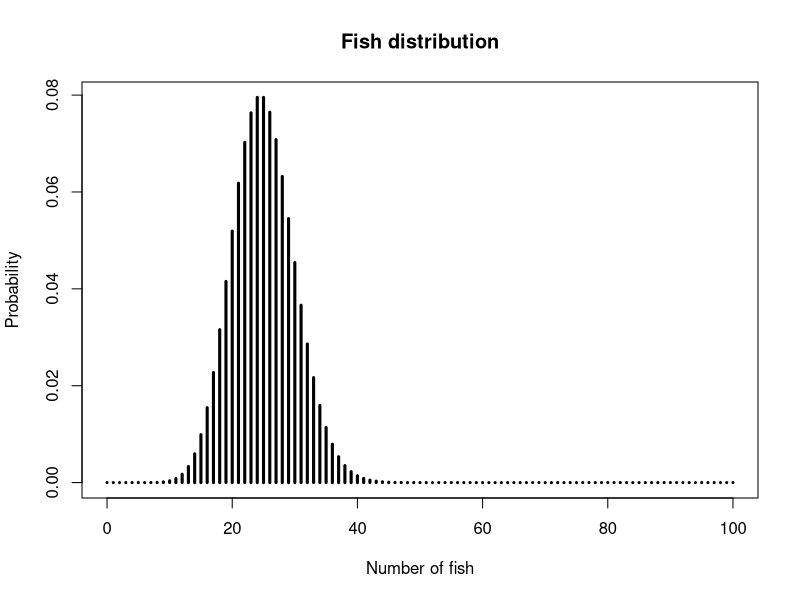
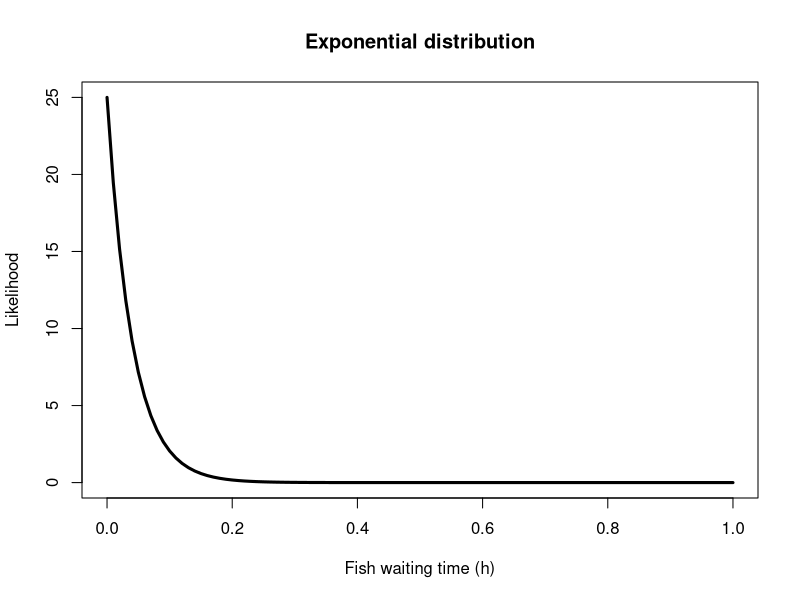
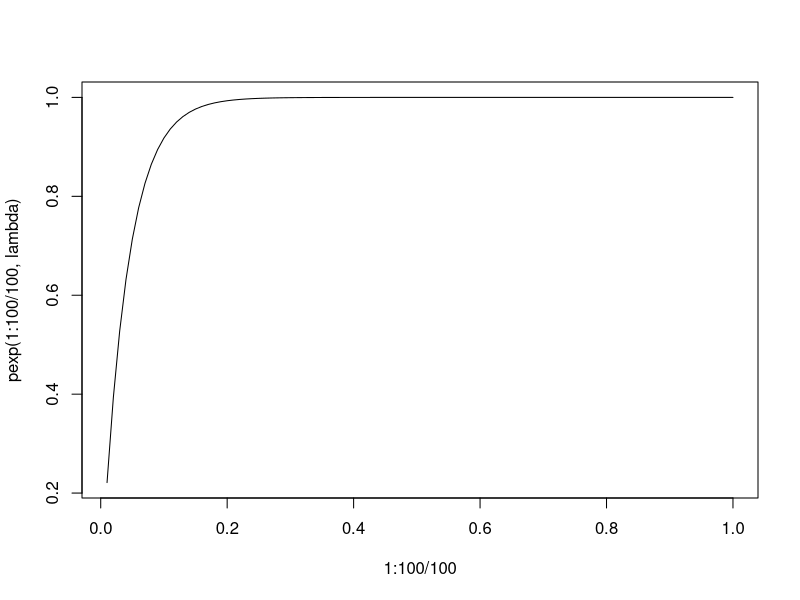

Write R code to recreate these figures, in order.
plotpmf<-function(x, pmf, main="no title provided", 
                  xlab="no xlab provided"){
  plot(x, pmf, type='h', main=main, lwd=3,
       ylab='Probability', xlab =xlab)
}

plotpdf<-function(x, pmf, main="no title provided", 
                  xlab="no xlab provided"){
  plot(x, pmf, type='l', main=main, lwd=3,
       ylab='Likelihood', xlab =xlab)
}

# Starting with the Poisson distribution
# We can do things by hand
# Let's model the number of fish that swim through the locks
#  in a one hour time span, which for the season in question 
#  averages to 25 fish per hour.
lambda=25

# Let's create the PMF
x<-0:100

pmf=lambda^x*exp(-lambda)/factorial(x)

plotpmf(x, pmf, xlab='Number of fish', main='Fish distribution')
# What is the expected value?
sum(pmf*x)
mu=lambda

# What about the variance?
sum(pmf*(x-mu)^2)

# dpois will give us the PMF values
dpois(x, lambda)[0:5]
pmf[1:6]

# ppois will give the cumulative PMF values
ppois(25, lambda)
ppois(24, lambda)

# we can find probabilities above using lower.tail=FALSE
#  this does NOT include the value given in the function
#  only > x, not >= x
1-ppois(24, lambda)
ppois(24, lambda, lower.tail=FALSE)

# qpois will find quantiles, such as Q1, Q2, or Q3
qpois(.5, lambda)
qpois(.99, lambda)

# rpois will generate random data
rpois(10, lambda)

# Example: If we count the number of fish passing through
#  the locks per hour, what is the probability that we observe
#  exactly 15 fish?
# By hand
lambda^15*exp(-lambda)/factorial(15)

# Using dpois
dpois(15, lambda)

# What is the probability we have between 10 and 20 fishes? 
# (inclusive)
# By hand
x<-10:20

sum(lambda^x*exp(-lambda)/factorial(x))

# Using dpois
sum(dpois(x,lambda))

# Using ppois
ppois(9, lambda, lower.tail=FALSE)-ppois(20, lambda, lower.tail=FALSE)




# Next moving to the exponential distribution
# Let's model the time between each fish observation
#  in a one hour time span, which for the season in question 
#  averages to 25 fish per hour.
lambda=25

# Let's create the PDF
x<-0:100/100

pdf=lambda*exp(-lambda*x)

plotpdf(x,pdf,xlab='Fish waiting time (h)', main='Exponential distribution')

# What is the expected value?
# We can't find it from our pdf, as it is just a sample of points
#  instead let's try simulating it?
mean(rexp(10000000, rate=lambda))
1/lambda

# What about the variance?
var(rexp(10000000, rate=lambda))
1/lambda^2

# dexp will give us the PDF values
dexp(0:10/100,lambda)

# pexp will give the cumulative PDF values
#  or the cumulative distribution function - the CDF
plot(1:100/100,pexp(1:100/100,lambda),type='l')
pexp(1/60, lambda)

# we can find probabilities above using lower.tail=FALSE
#  here, the distinction between  > x and >= x is irrelevant
pexp(1/60, lambda, lower.tail=FALSE)

# qexp will find quantiles, such as Q1, Q2, or Q3
qexp(.999, lambda)

# rexp will generate random data, as we've seen
rexp(100, lambda)

# Example: If we arrive at the locks and wait until we see 
#  a fish swim through, what is the probability that we wait 
#  one minute exactly?
# Using pexp
pexp(1/60, lambda)-pexp(1/60, lambda)

# What is the probability we wait between 1 and 5 minutes? 
# Using pexp
pexp(5/60, lambda)-pexp(1/60, lambda)

# What is the probability that we end up waiting at least 2 minutes?
1-pexp(2/60, lambda)
pexp(2/60, lambda, lower.tail=FALSE)

# What is the probability that we end up waiting
#  4 minutes given we have waited for 2 minutes?
# P(A|B)=P(A and B)/P(B)
PB=pexp(2/60, lambda, lower.tail=FALSE)
PAandB=pexp(4/60, lambda, lower.tail=FALSE)

PAandB/PB==PB
# This is the memoryless property